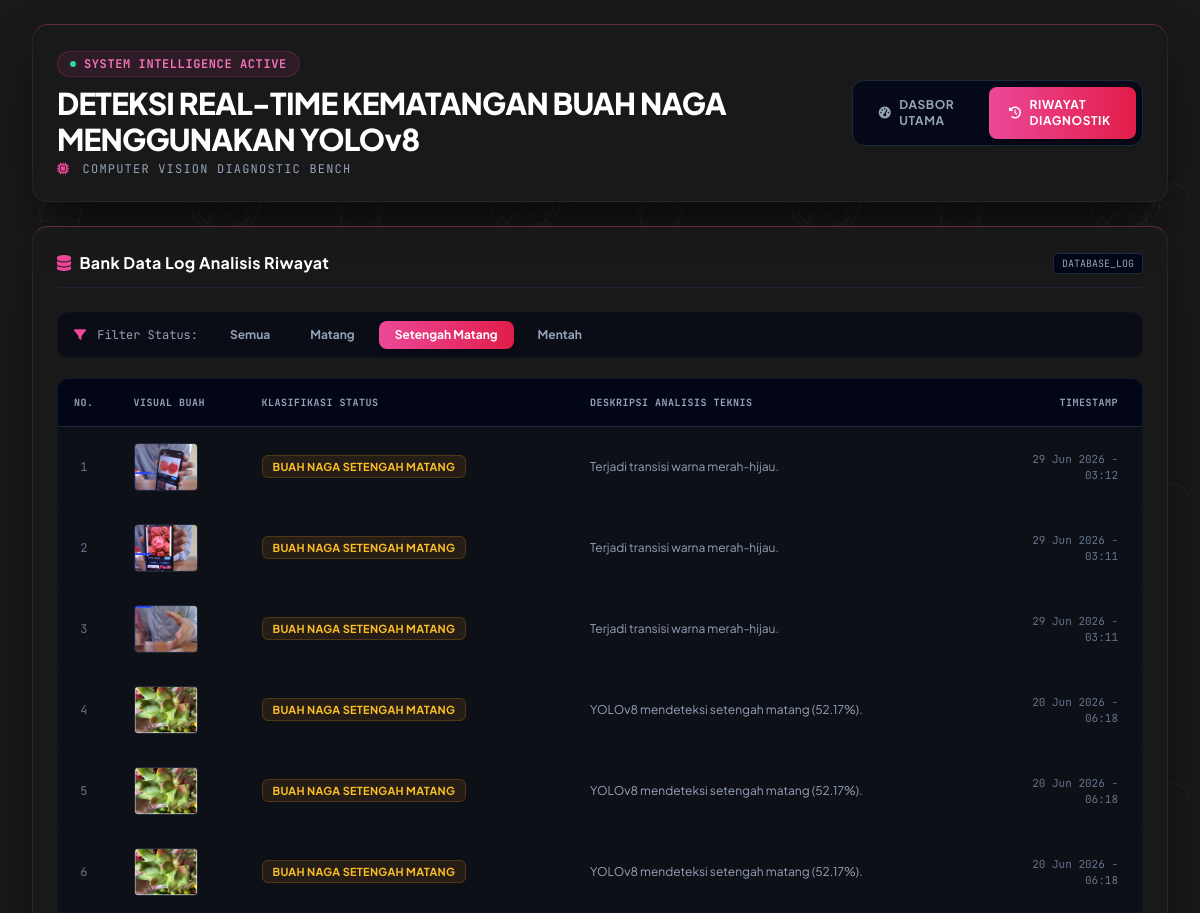
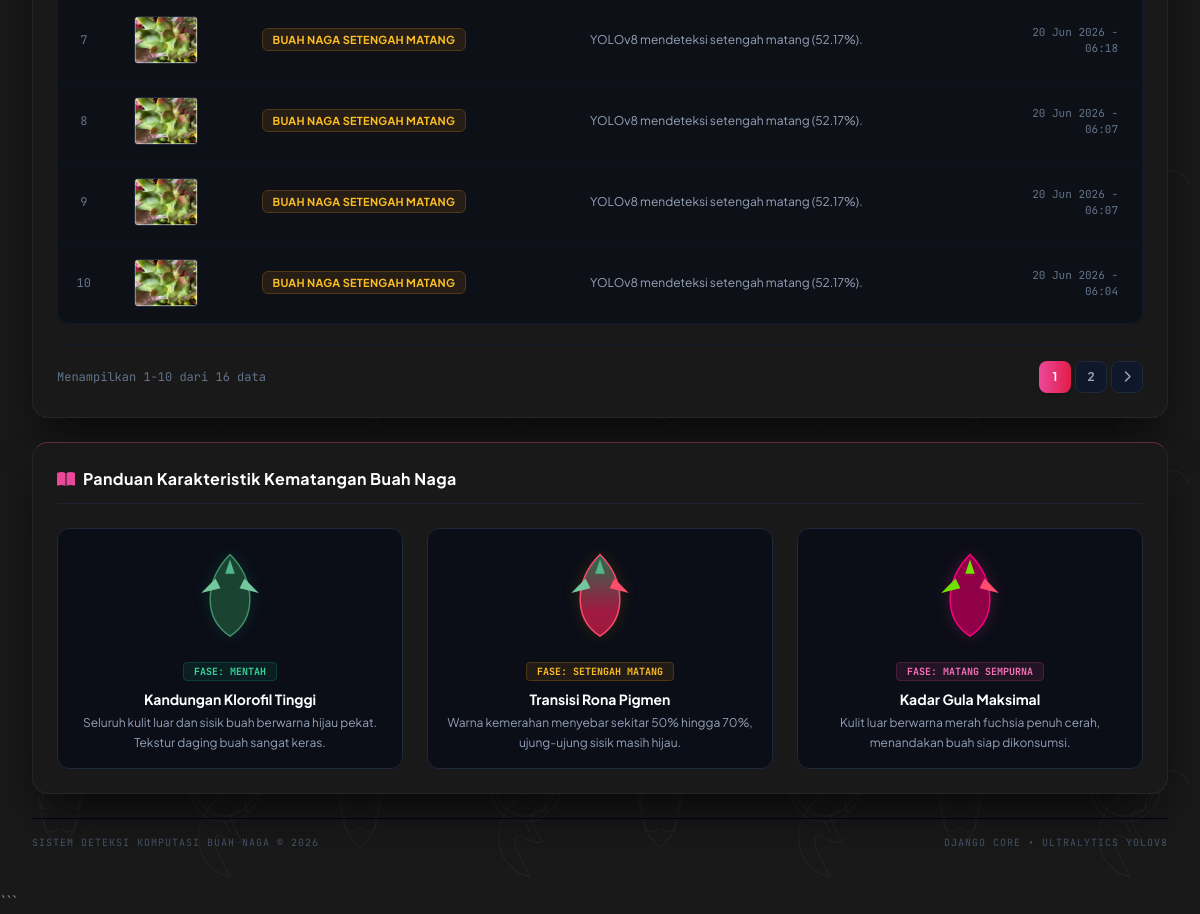
/?tab=history&status=setengah, run on the app's committed database (2 pictures, top to bottom).
### detektor/models.py (models this page shows)
class RiwayatDeteksi(models.Model):
    status = models.CharField(max_length=100)
    deskripsi = models.TextField()
    image_path = models.CharField(max_length=255)
    created_at = models.DateTimeField(auto_now_add=True)
    class Meta:
        ordering = ['-created_at']

### detektor/views.py (the view, shortened to what this page needs)
# urls.py: path('', views.index, name='index'),
def index(request):
    konteks = {
        'judul_sistem': 'DETEKSI REAL-TIME KEMATANGAN BUAH NAGA MENGGUNAKAN YOLOv8',
        'pake_kamera': request.GET.get('mode') == 'kamera'
    }
    status_filter = request.GET.get('status')
    riwayat_list = RiwayatDeteksi.objects.all().order_by('-id')
    if status_filter == 'matang':
        riwayat_list = riwayat_list.filter(status='Buah Naga Matang')
    elif status_filter == 'setengah':
        riwayat_list = riwayat_list.filter(status='Buah Naga Setengah Matang')
    elif status_filter == 'mentah':
        riwayat_list = riwayat_list.filter(status='Buah Naga Mentah')
    paginator = Paginator(riwayat_list, 10)  # Batas 10 data per halaman
    page = request.GET.get('page')
    try:
        riwayat_page = paginator.page(page)
    except PageNotAnInteger:
        riwayat_page = paginator.page(1)
    except EmptyPage:
        riwayat_page = paginator.page(paginator.num_pages)
    konteks.update({
        'riwayat': riwayat_page,
        'status_filter': status_filter
    })
    return render(
        request,
        'detektor/index.html',
        konteks
    )

### detektor/templates/detektor/index.html (shortened to what this page needs)
<!DOCTYPE html>
<html lang="id">
<head>
    <script src="https://cdn.tailwindcss.com"></script>
    <link rel="stylesheet" href="https://cdnjs.cloudflare.com/ajax/libs/font-awesome/6.4.0/css/all.min.css">
</head>
<body class="text-slate-200 antialiased min-h-screen flex flex-col justify-between relative overflow-x-hidden font-sans">
    <div class="relative z-10 flex flex-col justify-between flex-grow w-full max-w-7xl mx-auto px-4 sm:px-6 lg:px-8 py-6 gap-6">
        <header class="w-full premium-panel rounded-2xl p-6 relative overflow-hidden">
            <div class="flex flex-col md:flex-row items-center justify-between gap-6 relative z-10">
                <div>
                    <div class="inline-flex items-center gap-2 px-3 py-1 rounded-full bg-pink-500/10 border border-pink-500/20 text-pink-400 text-xs font-mono font-bold tracking-wider mb-2">
                        <span class="w-1.5 h-1.5 bg-emerald-400 rounded-full animate-ping"></span> SYSTEM INTELLIGENCE ACTIVE
                    </div>
                    <h1 class="text-xl md:text-2xl lg:text-3xl font-extrabold tracking-tight text-white leading-tight">
                        {{ judul_sistem|default:"DETEKSI REAL-TIME KEMATANGAN BUAH NAGA" }}
                    </h1>
                    <p class="text-xs font-mono text-slate-400 mt-1 uppercase tracking-widest">
                        <i class="fa-solid fa-microchip text-pink-500 mr-1"></i> Computer Vision Diagnostic Bench
                    </p>
                </div>
                <div class="flex items-center gap-2 bg-slate-950/80 p-1.5 rounded-xl border border-slate-800 w-full md:w-auto">
                    <a href="/" id="btn-tab-dashboard" class="flex-1 md:flex-initial flex items-center justify-center gap-2 px-5 py-2.5 rounded-lg text-xs font-bold uppercase tracking-wider transition-all bg-gradient-to-r from-pink-500 to-rose-600 text-white shadow-md">
                        <i class="fa-solid fa-gauge-high"></i> Dasbor Utama
                    </a>
                    <a href="?tab=history" id="btn-tab-history" class="flex-1 md:flex-initial flex items-center justify-center gap-2 px-5 py-2.5 rounded-lg text-xs font-bold uppercase tracking-wider transition-all text-slate-400 hover:text-slate-200">
                        <i class="fa-solid fa-clock-rotate-left"></i> Riwayat Diagnostik
                    </a>
                </div>
            </div>
        </header>
        <main id="tab-history" class="hidden w-full premium-panel rounded-2xl p-6 transition-all duration-300">
            <div class="flex items-center justify-between mb-6 pb-3 border-b border-slate-800/80">
                <h2 class="font-bold text-white tracking-wide flex items-center gap-2 text-sm md:text-base">
                    <i class="fa-solid fa-database text-pink-500"></i> Bank Data Log Analisis Riwayat
                </h2>
                <span class="text-[10px] font-mono bg-slate-950 px-2 py-0.5 rounded border border-slate-800 text-slate-400">DATABASE_LOG</span>
            </div>
            <div class="flex flex-wrap items-center gap-2 mb-5 p-2 rounded-xl bg-slate-950/60 border border-slate-900/60">
                <span class="text-xs font-mono text-slate-400 px-2"><i class="fa-solid fa-filter text-pink-500 mr-1"></i> Filter Status:</span>
                <a href="?tab=history" class="px-4 py-1.5 rounded-lg text-xs font-bold transition-all {% if not status_filter %} bg-gradient-to-r from-pink-500 to-rose-600 text-white shadow-md {% else %} text-slate-400 hover:text-slate-200 hover:bg-slate-900 {% endif %}">
                    Semua
                </a>
                <a href="?tab=history&status=matang" class="px-4 py-1.5 rounded-lg text-xs font-bold transition-all {% if status_filter == 'matang' %} bg-gradient-to-r from-pink-500 to-rose-600 text-white shadow-md {% else %} text-slate-400 hover:text-slate-200 hover:bg-slate-900 {% endif %}">
                    Matang
                </a>
                <a href="?tab=history&status=setengah" class="px-4 py-1.5 rounded-lg text-xs font-bold transition-all {% if status_filter == 'setengah' %} bg-gradient-to-r from-pink-500 to-rose-600 text-white shadow-md {% else %} text-slate-400 hover:text-slate-200 hover:bg-slate-900 {% endif %}">
                    Setengah Matang
                </a>
                <a href="?tab=history&status=mentah" class="px-4 py-1.5 rounded-lg text-xs font-bold transition-all {% if status_filter == 'mentah' %} bg-gradient-to-r from-pink-500 to-rose-600 text-white shadow-md {% else %} text-slate-400 hover:text-slate-200 hover:bg-slate-900 {% endif %}">
                    Mentah
                </a>
            </div>
            <div class="overflow-x-auto rounded-xl border border-slate-900 bg-slate-950/40">
                <table class="w-full text-left border-collapse">
                    <thead>
                        <tr class="bg-slate-950 text-slate-400 uppercase text-[10px] font-mono border-b border-slate-800 tracking-wider">
                            <th class="py-4 px-4 text-center w-12">No.</th>
                            <th class="py-4 px-6 w-32">Visual Buah</th>
                            <th class="py-4 px-6">Klasifikasi Status</th>
                            <th class="py-4 px-6 hidden md:table-cell">Deskripsi Analisis Teknis</th>
                            <th class="py-4 px-6 text-right w-40">Timestamp</th>
                        </tr>
                    </thead>
                    <tbody class="divide-y divide-slate-900/60 text-xs text-slate-300">
                        {% for item in riwayat %}
                        <tr class="hover:bg-slate-900/40 transition-colors">
                            <td class="py-4 px-4 font-mono text-center text-slate-500">{{ riwayat.start_index|add:forloop.counter0 }}</td>
                            <td class="py-4 px-6">
                                <div class="w-16 h-12 rounded bg-black/30 border border-slate-800 overflow-hidden relative group">
                                    <img src="{{ item.image_path }}" class="w-full h-full object-cover" alt="Log">
                                </div>
                            </td>
                            <td class="py-4 px-6">
                                <span class="px-2.5 py-1 rounded-md font-bold text-[11px] uppercase tracking-wide
                                    {% if 'Matang Sempurna' in item.status or 'Matang' in item.status and not 'Setengah' in item.status %} bg-pink-500/10 text-pink-400 border border-pink-500/20
                                    {% elif 'Setengah' in item.status %} bg-amber-500/10 text-amber-400 border border-amber-500/20
                                    {% elif 'Mentah' in item.status %} bg-emerald-500/10 text-emerald-400 border border-emerald-500/20
                                    {% else %} bg-rose-500/10 text-rose-400 border border-rose-500/20 {% endif %}">
                                    {{ item.status }}
                                </span>
                            </td>
                            <td class="py-4 px-6 text-slate-400 hidden md:table-cell max-w-xs truncate">{{ item.deskripsi }}</td>
                            <td class="py-4 px-6 text-right font-mono text-slate-500 text-[11px]">{{ item.created_at|date:"d M Y - H:i" }}</td>
                        </tr>
                        {% endfor %}
                    </tbody>
                </table>
            </div>
            {% if riwayat.has_other_pages %}
            <div class="flex flex-col sm:flex-row items-center justify-between mt-5 pt-4 border-t border-slate-900 gap-4">
                <div class="text-xs text-slate-500 font-mono">
                    Menampilkan {{ riwayat.start_index }}-{{ riwayat.end_index }} dari {{ riwayat.paginator.count }} data
                </div>
                <div class="flex items-center gap-1">
                    {% for i in riwayat.paginator.page_range %}
                        {% if riwayat.number == i %}
                            <span class="w-8 h-8 rounded-lg bg-gradient-to-r from-pink-500 to-rose-600 text-white flex items-center justify-center text-xs font-bold shadow-md">
                                {{ i }}
                            </span>
                        {% else %}
                            <a href="?tab=history{% if status_filter %}&status={{ status_filter }}{% endif %}&page={{ i }}" class="w-8 h-8 rounded-lg bg-slate-900 border border-slate-800 text-slate-400 hover:text-white flex items-center justify-center text-xs font-bold transition-all">
                                {{ i }}
                            </a>
                        {% endif %}
                    {% endfor %}
                    {% if riwayat.has_next %}
                        <a href="?tab=history{% if status_filter %}&status={{ status_filter }}{% endif %}&page={{ riwayat.next_page_number }}" class="w-8 h-8 rounded-lg bg-slate-900 border border-slate-800 text-slate-400 hover:text-white flex items-center justify-center text-xs font-bold transition-all">
                            <i class="fa-solid fa-chevron-right"></i>
                        </a>
                    {% endif %}
                </div>
            </div>
            {% endif %}
        </main>
        <section class="w-full premium-panel rounded-2xl p-6">
            <div class="flex items-center gap-2 mb-6 pb-3 border-b border-slate-800/80">
                <i class="fa-solid fa-book-open text-pink-500"></i>
                <h2 class="font-bold text-white tracking-wide text-sm md:text-base">Panduan Karakteristik Kematangan Buah Naga</h2>
            </div>
            <div class="grid grid-cols-1 md:grid-cols-3 gap-6">
                <div class="bg-slate-950/60 rounded-xl p-4 border border-slate-800 flex flex-col items-center text-center gap-4">
                    <div class="w-24 h-24 filter drop-shadow-[0_0_8px_rgba(16,185,129,0.15)]">
                        <svg viewBox="0 0 100 100" class="w-full h-full">
                            <path d="M50 10 C25 35 20 75 50 95 C80 75 75 35 50 10 Z" fill="#1b4332" stroke="#40916c" stroke-width="1.5"/>
                            <path d="M50 15 L45 30 L55 30 Z" fill="#52b788"/>
                            <path d="M35 35 L20 50 L40 45 Z" fill="#74c69d"/>
                            <path d="M65 35 L80 50 L60 45 Z" fill="#74c69d"/>
                        </svg>
                    </div>
                    <div>
                        <span class="px-2.5 py-0.5 rounded text-[10px] font-bold font-mono bg-emerald-500/10 text-emerald-400 border border-emerald-500/20">FASE: MENTAH</span>
                        <h3 class="text-sm font-bold text-white mt-2">Kandungan Klorofil Tinggi</h3>
                        <p class="text-xs text-slate-400 mt-1 leading-relaxed">Seluruh kulit luar dan sisik buah berwarna hijau pekat. Tekstur daging buah sangat keras.</p>
                    </div>
                </div>
                <div class="bg-slate-950/60 rounded-xl p-4 border border-slate-800 flex flex-col items-center text-center gap-4">
                    <div class="w-24 h-24 filter drop-shadow-[0_0_8px_rgba(245,158,11,0.15)]">
                    </div>
                    <div>
                        <span class="px-2.5 py-0.5 rounded text-[10px] font-bold font-mono bg-amber-500/10 text-amber-400 border border-amber-500/20">FASE: SETENGAH MATANG</span>
                        <h3 class="text-sm font-bold text-white mt-2">Transisi Rona Pigmen</h3>
                        <p class="text-xs text-slate-400 mt-1 leading-relaxed">Warna kemerahan menyebar sekitar 50% hingga 70%, ujung-ujung sisik masih hijau.</p>
                    </div>
                </div>
                <div class="bg-slate-950/60 rounded-xl p-4 border border-slate-800 flex flex-col items-center text-center gap-4">
                    <div class="w-24 h-24 filter drop-shadow-[0_0_8px_rgba(236,72,153,0.2)]">
                        <svg viewBox="0 0 100 100" class="w-full h-full">
                            <path d="M50 10 C25 35 20 75 50 95 C80 75 75 35 50 10 Z" fill="#900048" stroke="#ff007f" stroke-width="1.5"/>
                            <path d="M50 15 L45 30 L55 30 Z" fill="#70e000"/>
                            <path d="M35 35 L20 50 L40 45 Z" fill="#70e000"/>
                            <path d="M65 35 L80 50 L60 45 Z" fill="#ff4d6d"/>
                        </svg>
                    </div>
                    <div>
                        <span class="px-2.5 py-0.5 rounded text-[10px] font-bold font-mono bg-pink-500/10 text-pink-400 border border-pink-500/20">FASE: MATANG SEMPURNA</span>
                        <h3 class="text-sm font-bold text-white mt-2">Kadar Gula Maksimal</h3>
                        <p class="text-xs text-slate-400 mt-1 leading-relaxed">Kulit luar berwarna merah fuchsia penuh cerah, menandakan buah siap dikonsumsi.</p>
                    </div>
                </div>
            </div>
        </section>
        <footer class="text-center py-4 border-t border-slate-950 text-[10px] font-mono text-slate-600 tracking-widest uppercase flex flex-col sm:flex-row items-center justify-between gap-2">
            <p>Sistem Deteksi Komputasi Buah Naga &copy; 2026</p>
            <p>Django Core &bull; Ultralytics YOLOv8</p>
        </footer>
    </div>
</body>
</html>

### detektor/templates/detektor/index.html (style rules this page uses)
body { background-color: #222222; background-repeat: repeat; }
.premium-panel { background: rgba(26, 26, 26, 0.88); backdrop-filter: blur(16px); -webkit-backdrop-filter: blur(16px); border: 1px solid rgba(255, 255, 255, 0.06); border-top: 1px solid rgba(236, 72, 153, 0.35); box-shadow: 0 25px 50px -12px rgba(0, 0, 0, 0.75); }

### data on the page
RiwayatDeteksi: start_index|add "1", image_path (picture), status "BUAH NAGA SETENGAH MATANG", deskripsi "Terjadi transisi warna merah-hijau.", created_at "29 Jun 2026 - 03:12"
RiwayatDeteksi: start_index|add "2", image_path (picture), status "BUAH NAGA SETENGAH MATANG", deskripsi "Terjadi transisi warna merah-hijau.", created_at "29 Jun 2026 - 03:11"
RiwayatDeteksi: start_index|add "3", image_path (picture), status "BUAH NAGA SETENGAH MATANG", deskripsi "Terjadi transisi warna merah-hijau.", created_at "29 Jun 2026 - 03:11"
RiwayatDeteksi: start_index|add "4", image_path (picture), status "BUAH NAGA SETENGAH MATANG", deskripsi "YOLOv8 mendeteksi setengah matang (52.17%).", created_at "20 Jun 2026 - 06:18"
RiwayatDeteksi: start_index|add "5", image_path (picture), status "BUAH NAGA SETENGAH MATANG", deskripsi "YOLOv8 mendeteksi setengah matang (52.17%).", created_at "20 Jun 2026 - 06:18"
RiwayatDeteksi: start_index|add "6", image_path (picture), status "BUAH NAGA SETENGAH MATANG", deskripsi "YOLOv8 mendeteksi setengah matang (52.17%).", created_at "20 Jun 2026 - 06:18"
RiwayatDeteksi: start_index|add "7", image_path (picture), status "BUAH NAGA SETENGAH MATANG", deskripsi "YOLOv8 mendeteksi setengah matang (52.17%).", created_at "20 Jun 2026 - 06:18"
RiwayatDeteksi: start_index|add "8", image_path (picture), status "BUAH NAGA SETENGAH MATANG", deskripsi "YOLOv8 mendeteksi setengah matang (52.17%).", created_at "20 Jun 2026 - 06:07"
RiwayatDeteksi: start_index|add "9", image_path (picture), status "BUAH NAGA SETENGAH MATANG", deskripsi "YOLOv8 mendeteksi setengah matang (52.17%).", created_at "20 Jun 2026 - 06:07"
RiwayatDeteksi: start_index|add "10", image_path (picture), status "BUAH NAGA SETENGAH MATANG", deskripsi "YOLOv8 mendeteksi setengah matang (52.17%).", created_at "20 Jun 2026 - 06:04"

### other printed values
{{ judul_sistem|default:"DETEKSI REAL-TIME KEMATANGAN BUAH NAGA" }} "DETEKSI REAL-TIME KEMATANGAN BUAH NAGA MENGGUNAKAN YOLOv8"
{{ riwayat.start_index }} "1"
{{ riwayat.end_index }} "10"
{{ riwayat.paginator.count }} "16"
{{ i }} "1"
{{ i }} "2"
